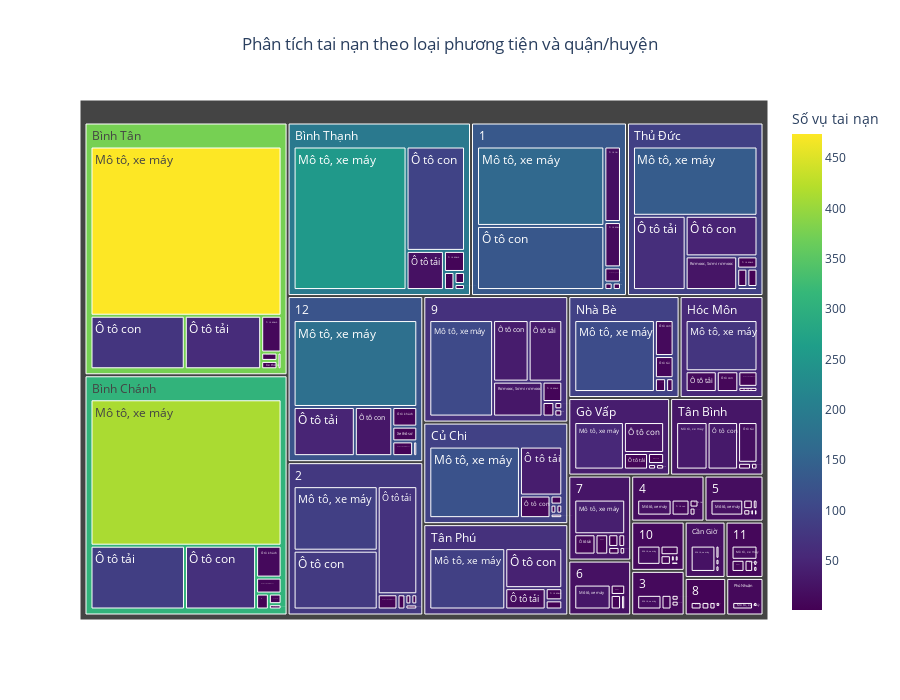

Notebook cell for this chart:
### Code cell
# Chuẩn bị dữ liệu
# Loại bỏ các hàng có giá trị thiếu trong 'Nhóm PT1' và 'Quận/Huyện'
treemap_data = data.dropna(subset=['Nhóm PT1', 'Quận/Huyện'])

# Đổi tên cột 'Nhóm PT1' thành 'Loại phương tiện' để dễ đọc hơn
treemap_data = treemap_data.rename(columns={'Nhóm PT1': 'Loại phương tiện'})

# Đếm số vụ tai nạn theo 'Loại phương tiện' và 'Quận/Huyện'
treemap_summary = treemap_data.groupby(['Quận/Huyện', 'Loại phương tiện']).size().reset_index(name='Số vụ')

# Vẽ biểu đồ Treemap
fig = px.treemap(
    treemap_summary,
    path=['Quận/Huyện', 'Loại phương tiện'],  # Cấp độ: Quận/Huyện -> Loại phương tiện
    values='Số vụ',
    title='Phân tích tai nạn theo loại phương tiện và quận/huyện',
    color='Số vụ',
    color_continuous_scale='Viridis',  # Thang màu
    labels={'Số vụ': 'Số vụ tai nạn'}
)

# Tùy chỉnh hiển thị
fig.update_layout(
    title_x=0.5,  # Căn giữa tiêu đề
    height=700,  # Chiều cao biểu đồ
    width=900,  # Độ rộng biểu đồ
    font=dict(size=12)  # Kích thước font chữ
)

# Hiển thị biểu đồ
fig.show()

### Figure 1 — Plotly figure (JSON) as saved in the notebook; plotly's stock layout.template omitted (floating-point values rounded to 4 significant figures; data arrays with more than 128 entries replaced by an {"elided": "..."} marker saying what was removed)
{"data": [{"branchvalues": "total", "customdata": {"elided": "167x1 float values"}, "domain": {"x": [0, 1], "y": [0, 1]}, "hovertemplate": "labels=%{label}<br>Số vụ_sum=%{value}<br>parent=%{parent}<br>id=%{id}<br>Số vụ tai nạn=%{color}<extra></extra>", "ids": {"elided": "167 str values"}, "labels": {"elided": "167 str values"}, "marker": {"coloraxis": "coloraxis", "colors": {"elided": "167 float values"}}, "name": "", "parents": {"elided": "167 str values"}, "type": "treemap", "values": {"elided": "167 int values"}}], "layout": {"coloraxis": {"colorbar": {"title": {"text": "Số vụ tai nạn"}}, "colorscale": [[0, "#440154"], [0.1111, "#482878"], [0.2222, "#3e4989"], [0.3333, "#31688e"], [0.4444, "#26828e"], [0.5556, "#1f9e89"], [0.6667, "#35b779"], [0.7778, "#6ece58"], [0.8889, "#b5de2b"], [1, "#fde725"]]}, "font": {"size": 12}, "height": 700, "legend": {"tracegroupgap": 0}, "title": {"text": "Phân tích tai nạn theo loại phương tiện và quận/huyện", "x": 0.5}, "width": 900}}
